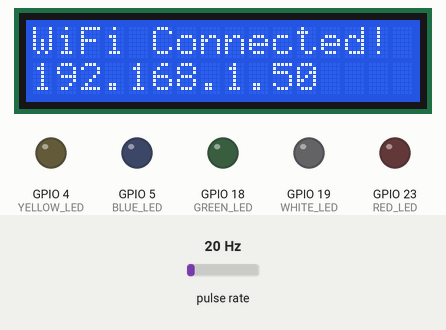
A sketch run on a simulated ESP32. Parts: 16×2 character LCD, output pins drawn as LEDs (lit = HIGH). Wiring (inferred from the names in the program): pulse sensor: data GPIO 13. The inputs (shaded band) are chosen by the test bench; at power-on: pulse rate 20 Hz. WiFi joins after 1.5 s; servers stay silent unless stated; the local clock reads 2024-03-15 10:24:30 at power-on unless the sketch sets it; what the sketch prints to the serial monitor is not drawn.

Above: at 3.7 s.
At 6.8 s:
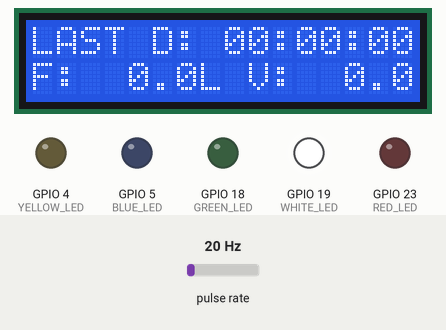
6.9 s: pulse rate (sensor on GPIO 13) set to 4 Hz
At 8.5 s:
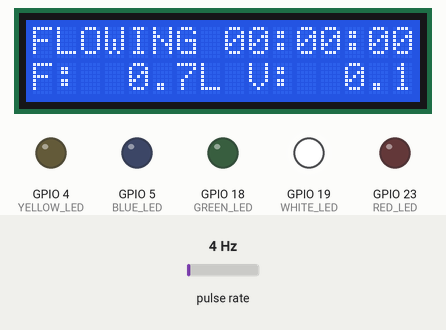
9.9 s: pulse rate (sensor on GPIO 13) set to 50 Hz
At 12.8 s:
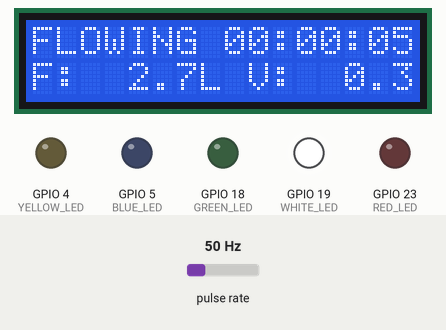
12.9 s: pulse rate (sensor on GPIO 13) set to 100 Hz
At 31.5 s:
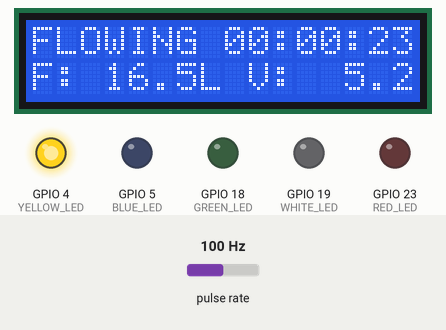
Timing chart, 0 to 32.2 s (numbered marks = the images above; inputs shaded):
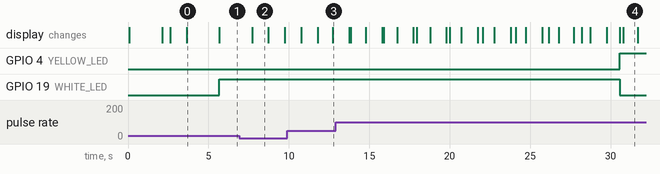

Measured:
- after the input at 12.9 s, GPIO 4 (YELLOW_LED): LOW → HIGH after 17.7 s; GPIO 19 (WHITE_LED): HIGH → LOW after 17.7 s
- what the display in image 0 shows lasts 2.1 s, from 3.6 s to 5.7 s
- what the display in image 2 shows lasts 1.0 s, from 7.7 s to 8.7 s
- what the display in image 4 shows lasts 0.9 s, from 30.8 s to 31.7 s

The sketch:

iotBasedWaterMonitoring.ino
```cpp
#include <LiquidCrystal_I2C.h>
#include <WiFi.h>
#include <ThingSpeak.h>
#include <time.h>

// WiFi Configuration
const char* ssid = "PLDTHOMEFIBRt6ucX";
const char* password = "PLDTWIFItLK72";

// ThingSpeak Configuration
const long myChannelNumber = 2964917;
const char myWriteAPIKey[] = "18A6ZBU4I3OLZZ44";

// Hardware Configuration
const int FLOW_SENSOR_PIN = 13;
const int WHITE_LED = 19;
const int GREEN_LED = 18;
const int BLUE_LED = 5;
const int YELLOW_LED = 4;
const int RED_LED = 23;

// Flow sensor parameters
volatile long pulseCount = 0;
float flowRate = 0.0;
float totalVolume = 0.0;
unsigned long lastTime = 0;
const int CALCULATION_INTERVAL = 2000;

// Volume thresholds
const float VOLUME_LOW = 5.0;
const float VOLUME_MODERATE = 10.0;
const float VOLUME_HIGH = 15.0;
const float VOLUME_MAX = 20.0;

// LCD Object
LiquidCrystal_I2C lcd(0x27, 16, 2);

// Time configuration
const char* ntpServer = "pool.ntp.org";
const long gmtOffset_sec = 8 * 3600;  // GMT+8 for Philippines
const int daylightOffset_sec = 0;

// System Parameters
const int UPDATE_INTERVAL = 15000;
unsigned long lastUpdate = 0;
WiFiClient client;

// Flow tracking variables
char flowStartTime[9] = "00:00:00";  // Time when flow started
char flowEndTime[9] = "00:00:00";    // Time when flow ended
bool isFlowing = false;              // Current flow state
bool wasFlowing = false;             // Previous flow state
unsigned long lastTimeSync = 0;
const int TIME_SYNC_INTERVAL = 3600000; // Sync time every hour

// Timer variables
unsigned long flowStartMillis = 0;    // When flow started (millis)
unsigned long flowDuration = 0;       // Total flow duration in ms
char durationString[9] = "00:00:00"; // Formatted duration

// Average flow rate calculation
const int AVG_INTERVAL = 60000;       // 1 minute in ms
float flowRateSum = 0.0;              // Sum of flow rates
int flowRateCount = 0;                // Number of samples
unsigned long lastAvgReset = 0;       // Last time average was reset
float averageFlowRate = 0.0;          // Calculated average

void setup() {
  initializePins();
  initializeDisplay();
  initializeSerial();
  showStartupScreen();
  connectToWiFi();
  syncTime();
  ThingSpeak.begin(client);

  attachInterrupt(digitalPinToInterrupt(FLOW_SENSOR_PIN), pulseCounter, RISING);

  // Initialize average timing
  lastAvgReset = millis();
}

void loop() {
  // Sync time periodically
  if (millis() - lastTimeSync > TIME_SYNC_INTERVAL) {
    syncTime();
  }

  calculateFlowRate();
  updateFlowTracking();
  calculateAverageFlowRate();  // New function for average calculation
  updateDisplay();
  updateLEDs();
  sendToCloud();
  delay(100);
}

// Time synchronization function
void syncTime() {
  configTime(gmtOffset_sec, daylightOffset_sec, ntpServer);
  lastTimeSync = millis();
  Serial.println("Time synchronized");
}

// Flow tracking function
void updateFlowTracking() {
  // Update flow state with hysteresis to prevent flickering
  isFlowing = (flowRate > 0.1);  // Threshold to ignore noise

  if (isFlowing && !wasFlowing) {
    // Flow just started - record start time
    struct tm timeinfo;
    if (getLocalTime(&timeinfo)) {
      strftime(flowStartTime, sizeof(flowStartTime), "%H:%M:%S", &timeinfo);
    }
    flowStartMillis = millis();  // Start the timer
    Serial.println("Flow started");
  }
  else if (!isFlowing && wasFlowing) {
    // Flow just ended - record end time and duration
    struct tm timeinfo;
    if (getLocalTime(&timeinfo)) {
      strftime(flowEndTime, sizeof(flowEndTime), "%H:%M:%S", &timeinfo);
    }
    flowDuration = millis() - flowStartMillis;  // Final duration
    formatDuration(flowDuration);               // Format for display
    Serial.println("Flow ended");
  }

  wasFlowing = isFlowing;  // Update previous state
}

// New function: Calculate average flow rate
void calculateAverageFlowRate() {
  unsigned long currentTime = millis();

  // Add current flow rate to sum
  flowRateSum += flowRate;
  flowRateCount++;

  // Check if 1 minute has passed
  if (currentTime - lastAvgReset >= AVG_INTERVAL) {
    // Calculate average
    if (flowRateCount > 0) {
      averageFlowRate = flowRateSum / flowRateCount;
    } else {
      averageFlowRate = 0.0;
    }

    // Reset for next interval
    flowRateSum = 0.0;
    flowRateCount = 0;
    lastAvgReset = currentTime;

    Serial.print("Average Flow Rate: ");
    Serial.print(averageFlowRate, 2);
    Serial.println(" L/min");
  }
}

// Format milliseconds to HH:MM:SS
void formatDuration(unsigned long duration) {
  unsigned long seconds = duration / 1000;
  unsigned long minutes = seconds / 60;
  unsigned long hours = minutes / 60;

  seconds %= 60;
  minutes %= 60;
  hours %= 100; // Limit to 2 digits

  snprintf(durationString, sizeof(durationString), "%02lu:%02lu:%02lu", hours, minutes, seconds);
}

// Optimized display function
void updateDisplay() {
  static bool firstRun = true;
  static char lastStatusLine[17] = "";
  static char lastDataLine[17] = "";

  // Build status line
  char statusLine[17];
  if (isFlowing) {
    // Update duration during flow
    unsigned long currentDuration = millis() - flowStartMillis;
    formatDuration(currentDuration);
    snprintf(statusLine, sizeof(statusLine), "FLOWING %s", durationString);
  } else {
    snprintf(statusLine, sizeof(statusLine), "LAST D: %s", durationString); // LD means Last Duration, it is the last recorded duration of the continuous flow of water through the flow sensor
  }

  // Build data line
  char dataLine[17];
  snprintf(dataLine, sizeof(dataLine), "F:%5.1fL V:%5.1fL", flowRate, totalVolume);

  // Update only changed portions of the display
  if (firstRun || strcmp(statusLine, lastStatusLine) != 0) {
    lcd.setCursor(0, 0);
    lcd.print(statusLine);
    strcpy(lastStatusLine, statusLine);
  }

  if (firstRun || strcmp(dataLine, lastDataLine) != 0) {
    lcd.setCursor(0, 1);
    lcd.print(dataLine);
    strcpy(lastDataLine, dataLine);
  }

  firstRun = false;

  // Debugging output (every 5 seconds)
  static unsigned long lastSerialOutput = 0;
  if (millis() - lastSerialOutput > 5000) {
    Serial.print("Status: ");
    Serial.print(statusLine);
    Serial.print(" | Data: ");
    Serial.println(dataLine);
    lastSerialOutput = millis();
  }
}

// Initialization Functions
void initializePins() {
  pinMode(WHITE_LED, OUTPUT);
  pinMode(GREEN_LED, OUTPUT);
  pinMode(BLUE_LED, OUTPUT);
  pinMode(YELLOW_LED, OUTPUT);
  pinMode(RED_LED, OUTPUT);
  pinMode(FLOW_SENSOR_PIN, INPUT_PULLUP);
  allLEDsOff();
}

void initializeSerial() {
  Serial.begin(115200);
  while(!Serial); // Wait for serial connection
}

void initializeDisplay() {
  lcd.init();
  lcd.backlight();
  lcd.clear();
}

// Core Functions
void connectToWiFi() {
  lcd.clear();
  lcd.print("Connecting WiFi");

  WiFi.begin(ssid, password);
  while(WiFi.status() != WL_CONNECTED) {
    delay(500);
    lcd.print(".");
  }

  lcd.clear();
  lcd.print("WiFi Connected!");
  lcd.setCursor(0, 1);
  lcd.print(WiFi.localIP());
  delay(2000);
  lcd.clear();
}

// Flow Sensor Functions
void pulseCounter() {
  pulseCount++;
}

void calculateFlowRate() {
  static unsigned long lastCalculation = 0;
  unsigned long currentTime = millis();

  if ((currentTime - lastCalculation) > CALCULATION_INTERVAL) {
    lastCalculation = currentTime;

    // Calculate flow rate
    float newFlowRate = 2.663 * pulseCount / 1000 * 30; // Liters per minute

    // Calculate total volume
    totalVolume += newFlowRate * (CALCULATION_INTERVAL / 60000.0);

    // Apply smoothing to flow rate
    flowRate = (flowRate * 0.7) + (newFlowRate * 0.3);

    // Reset pulse counter
    pulseCount = 0;
  }
}

// LED Control
void updateLEDs() {
  allLEDsOff();

  if (totalVolume < VOLUME_LOW) {
    digitalWrite(WHITE_LED, HIGH);
  } else if (totalVolume < VOLUME_MODERATE) {
    digitalWrite(YELLOW_LED, HIGH);
  } else if (totalVolume < VOLUME_HIGH) {
    digitalWrite(GREEN_LED, HIGH);
  } else if (totalVolume < VOLUME_MAX) {
    digitalWrite(BLUE_LED, HIGH);
  } else {
    digitalWrite(RED_LED, HIGH);
  }
}

void allLEDsOff() {
  digitalWrite(WHITE_LED, LOW);
  digitalWrite(GREEN_LED, LOW);
  digitalWrite(BLUE_LED, LOW);
  digitalWrite(YELLOW_LED, LOW);
  digitalWrite(RED_LED, LOW);
}

// Cloud Functions
void sendToCloud() {
  if(millis() - lastUpdate >= UPDATE_INTERVAL) {
    lastUpdate = millis();

    ThingSpeak.setField(1, flowRate);           // Current flow rate
    ThingSpeak.setField(2, totalVolume);        // Total volume
    ThingSpeak.setField(3, averageFlowRate);    // Average flow rate per minute

    int status = ThingSpeak.writeFields(myChannelNumber, myWriteAPIKey);

    if(status == 200) {
      Serial.println("Cloud update OK");
    } else {
      Serial.print("Cloud update failed: ");
      Serial.println(status);
    }
  }
}

// Utility Functions
void showStartupScreen() {
  lcd.setCursor(0, 0);
  lcd.print("Water Volume");
  lcd.setCursor(0, 1);
  lcd.print("Monitoring Vol.");
  delay(2000);
  lcd.clear();
}
```
